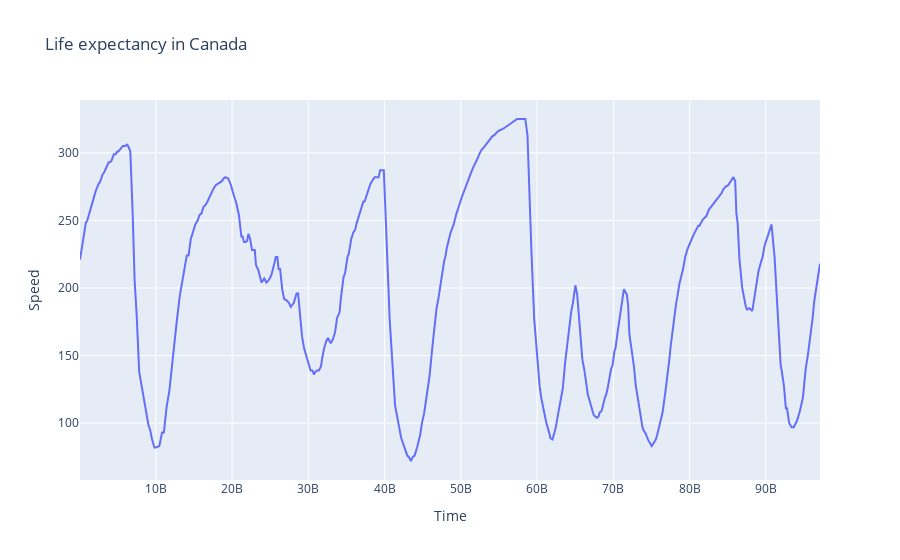

The cell this chart's notebook holds for it:
### Code cell
ham_df = ham_car_data[['Speed', 'Time']]
lat_df = lat_car_data[['Speed', 'Time']]
fig = px.line(ham_df, x="Time", y="Speed", title='Life expectancy in Canada')
fig = px.line(lat_df, x="Time", y="Speed", title='Life expectancy in Canada')

fig.show()

### Figure 1 — Plotly figure (JSON) as saved in the notebook; plotly's stock layout.template omitted (floating-point values rounded to 4 significant figures; data arrays with more than 128 entries replaced by an {"elided": "..."} marker saying what was removed)
{"data": [{"hovertemplate": "Time=%{x}<br>Speed=%{y}<extra></extra>", "legendgroup": "", "line": {"color": "#636efa", "dash": "solid"}, "marker": {"symbol": "circle"}, "mode": "lines", "name": "", "orientation": "v", "showlegend": false, "type": "scatter", "x": {"elided": "362 int values"}, "xaxis": "x", "y": {"elided": "362 int values"}, "yaxis": "y"}], "layout": {"autosize": true, "legend": {"tracegroupgap": 0}, "title": {"text": "Life expectancy in Canada"}, "xaxis": {"anchor": "y", "autorange": true, "domain": [0, 1], "range": [51000000, 97091000000], "title": {"text": "Time"}, "type": "linear"}, "yaxis": {"anchor": "x", "autorange": true, "domain": [0, 1], "range": [57.94, 339.1], "title": {"text": "Speed"}, "type": "linear"}}}
